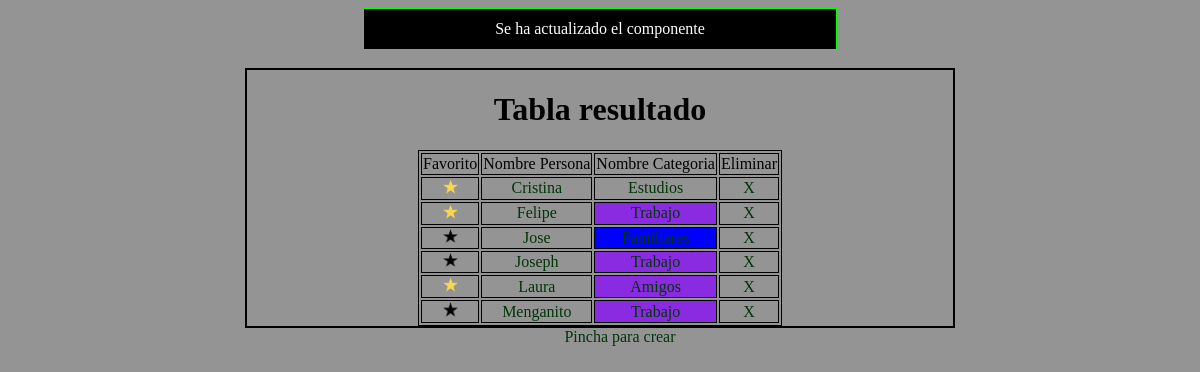
The page /bbddPersona/lista.php?actualizado on the database its author committed.
### tables this page shows
CREATE TABLE `persona` (
                           `id` int(11) NOT NULL,
                           `nombre` varchar(45) NOT NULL,
                           `apellidos` varchar(80) DEFAULT NULL,
                           `telefono` varchar(15) NOT NULL,
                           `estrella` tinyint(1) NOT NULL DEFAULT 0,
                           `categoriaId` int(11) NOT NULL
);

CREATE TABLE `categoria` (
                             `id` int(11) NOT NULL,
                             `nombre` varchar(45) NOT NULL
);

### bbddPersona/lista.php (the view, shortened to what this page needs)
<?php
    $conexion=conectarABBDD();
?>
<!DOCTYPE html>
<html lang="en">
<head>
    <link rel="stylesheet" href="css.css">
</head>
<body>
<?php
        $sql = "SELECT p.id as IdPersona, p.nombre AS NombrePersona ,p.categoriaId AS personaCategoriaId, p.estrella AS estrella, c.nombre AS NombreCategoria FROM categoria AS c , persona AS p WHERE p.categoriaId = c.id ORDER BY NombrePersona";
        $select = $conexion->prepare($sql);
        $select->execute([]);
        $resultado = $select->fetchAll();
        if (isset($_REQUEST["eliminado"])) {
            echo"<div class='actualizado'>Se ha eliminado el componente</div>";
            echo "<br>";
        }if (isset($_REQUEST["actualizado"])) {
            echo"<div class='actualizado'>Se ha actualizado el componente</div>";
            echo "<br>";
        }if (isset($_REQUEST["creado"])) {
            echo"<div class='actualizado'>Se ha creado el componente</div>";
            echo "<br>";
        }
?>
<div class="tabla">
        <h1>Tabla resultado</h1>
        <table>
            <tr>
                <td>Favorito</td>
                <td>Nombre Persona</td>
                <td>Nombre Categoria</td>
                <td>Eliminar</td>
            </tr>
            <?php
            $idPersona="IdPersona";
            $personaCategoriaId="personaCategoriaId";
            $nombreCategoria="NombreCategoria";
            $estrella="estrella";
            foreach ($resultado as $fila) {
                echo "<tr><td><a href='autoFav.php?id=$fila[$idPersona]'><img src='star-png$fila[$estrella].png' alt='15px' width='15px'></a></td>";
                echo "<td><a href='ficha.php?id=$fila[$idPersona]'>" . $fila['NombrePersona'] . "</a></td>";
                if ($fila[$personaCategoriaId]==1) {
                    $class="Familia";
                }elseif ($fila[$personaCategoriaId]==3) {
                    $class="Trabajo";
                }elseif ($fila[$personaCategoriaId]==4) {
                    $class="Otros";
                }elseif ($fila[$personaCategoriaId]==8) {
                    $class="Estudios";
                }elseif($fila[$personaCategoriaId]==16){
                    $class="Prueba";
                }
                echo "<td class='$class'><a href='modificarNombreCategoria.php?id=$fila[$personaCategoriaId]&nombre=$fila[$nombreCategoria]'>" . $fila['NombreCategoria'] . "</a></td>";
                echo "<td><a href='eliminar.php?id=$fila[$idPersona]'> X </a></td></tr>";
            }
            ?>
        </table>
</div>
<a href="ficha.php" class="link">Pincha para crear</a>
</body>
</html>

### bbddPersona/css.css (style rules this page uses)
* { top: 0; left: 0; background-color: rgb(148, 148, 148); }
a:link, a:visited, a:active { text-decoration:none; color: rgb(0, 53, 9); }
table, th, td { border:1px solid black; margin: auto; }
.tabla { border: 2px solid black; position: relative; transform: translate(0,0%); text-align: center; margin-left: 20%; margin-right: 20%; }
.actualizado { display: flex; border: 1px solid rgb(3, 255, 3); background-color: black; align-items: center; color: white; position: relative; transform: translate(0,0%); text-align: center; margin-left: 30%; margin-right: 30%; height: 40px; justify-content: space-around; align-content: center; }
.link { position: relative; text-align: center; margin-left: 47%; margin-right: 20%; }
.Familia, .Familia a { background-color: blue; }
.Trabajo, .Trabajo a { background-color: blueviolet; }

### rows shown on the page
persona: nombre "Cristina", categoriaId.nombre "Estudios"
persona: nombre "Felipe", categoriaId.nombre "Trabajo"
persona: nombre "Jose"
persona: nombre "Joseph", categoriaId.nombre "Trabajo"
persona: nombre "Laura", categoriaId.nombre "Amigos"
persona: nombre "Menganito", categoriaId.nombre "Trabajo"
